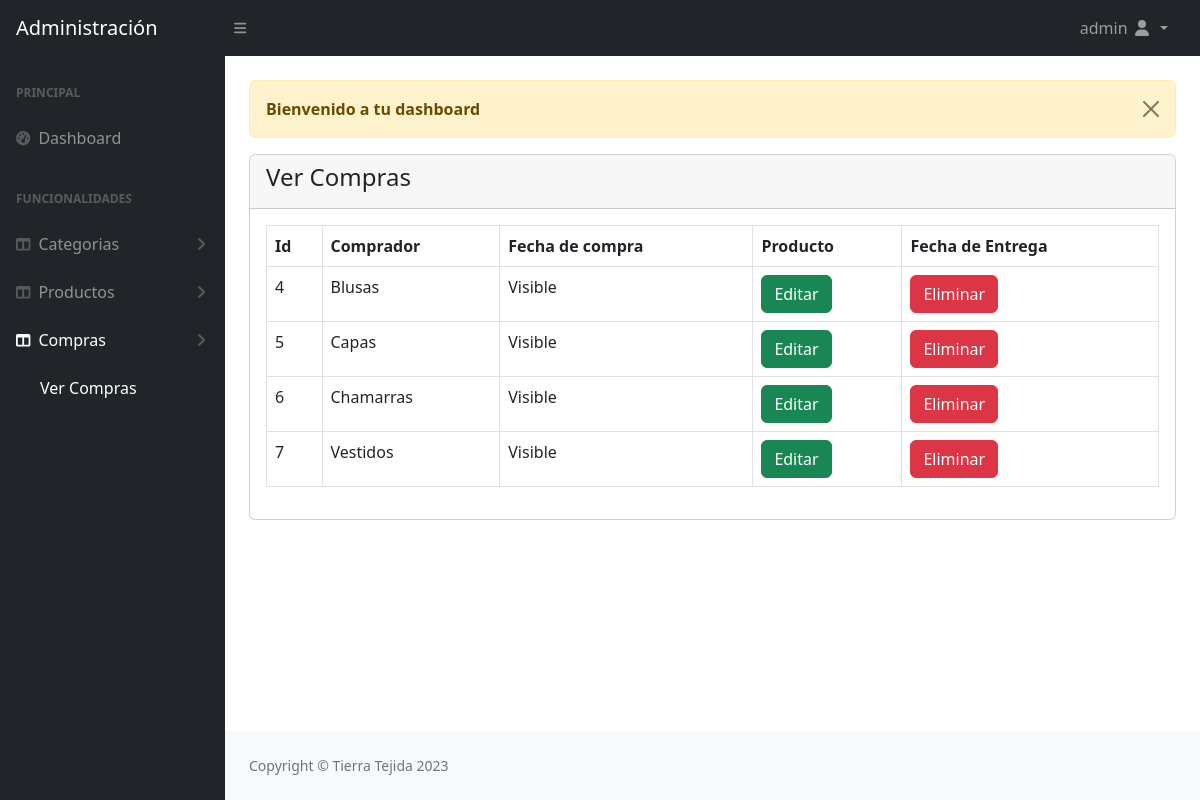
The app's page /admin/compras-view.php (signed in) with its own data.
### tables this page shows
CREATE TABLE `categorias` (
  `id` int(11) NOT NULL,
  `nombre` varchar(191) NOT NULL,
  `slug` varchar(191) NOT NULL,
  `descripcion` text DEFAULT NULL,
  `navbar_status` tinyint(1) DEFAULT 0,
  `status` tinyint(1) DEFAULT 0 COMMENT '0=visible, 1=hidden, 2=deleted'
);

### admin/compras-view.php (the view)
<?php
    include('authentication.php');
    include('includes/header.php');
?>
<div class="container-fluid px-4">
    <div class="row mt-4">
        <div class="col-md-12">
            <?php include('message.php') ?>
            <div class="card">
                <div class="card-header">
                    <h4> Ver Compras
                    </h4>
                </div>
                <div class="card-body">
                <div class="table-responsive">
                        <table class="table table-bordered table-stripe">
                            <thead>
                                <th>Id</th>
                                <th>Comprador</th>
                                <th>Fecha de compra</th>
                                <th>Producto</th>
                                <th>Fecha de Entrega</th>
                            </thead>
                            <tbody>
                                <?php
                                    $query = "SELECT * FROM categorias WHERE status != '1'";
                                    $query_run = mysqli_query($conn, $query);
                                    if (mysqli_num_rows($query_run) > 0) {
                                        foreach($query_run as $item){
                                            ?>
                                                <tr>
                                                    <td><?= $item['id']; ?></td>
                                                    <td><?= $item['nombre']; ?></td>
                                                    <td>
                                                         <?= $item['status'] == '1' ? 'hidden':'Visible';
                                                        ?>
                                                    </td>
                                                    <td><a href="category-edit.php?id=<?= $item['id']; ?>" class="btn btn-success">Editar</a></td>
                                                    <td>
                                                        <form action="code.php" method="POST">
                                                            <button type="submit" name="category_delete" value="<?=$item['id'];?>" onclick='return confirmacion()' class="btn btn-danger">Eliminar</button>
                                                        </form>
                                                    </td>
                                                </tr>
                                            <?php
                                        }
                                    } else {
                                        ?>
                                            <tr>
                                                <td colspan="6">Información no encontrada</td>
                                            </tr>
                                        <?php
                                    }
                                ?>
                            </tbody>
                        </table>
                </div>
            </div>
        </div>
    </div>
</div>
<?php
    include('includes/footer.php');
    include('includes/scripts.php');
?>

### records on screen
categorias: id "4", nombre "Blusas", status "Visible"
categorias: id "5", nombre "Capas", status "Visible"
categorias: id "6", nombre "Chamarras", status "Visible"
categorias: id "7", nombre "Vestidos", status "Visible"

### other values on screen
$_SESSION['auth_user']['user_name'] "admin"
$_SESSION['message'] "Bienvenido a tu dashboard"
